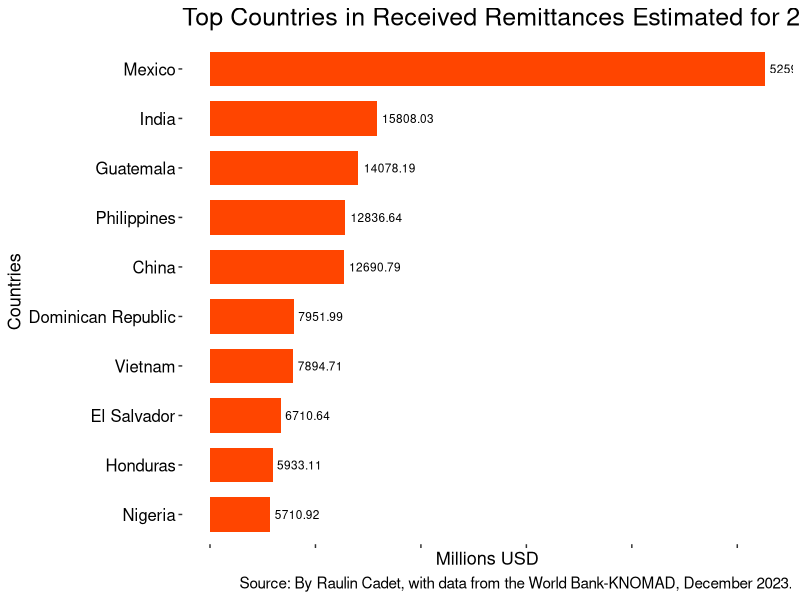

Here is the R script that generated this plot:
library(dplyr)
library(ggplot2)


df_bil<-readxl::read_excel("Remittance/bilateral_remittance_matrix_2021_0.xlsx",range = "A2:HH217")

# selected countries receiving remittances from the USA
df_filus<-df_bil%>%filter(`Remittance-receiving country (across)                                                              -                                                 Remittance-sending country (down)`=="United States")%>%
  t()%>%data.frame()%>%   # transpose the unique row and convert it to a data frame
  slice(2:215)%>%         # remove first and last rows containing the names of USA and World data respectively
  na.exclude()%>%         # remove all rows with NA
  mutate(remit=as.numeric(.),Country=rownames(.))%>%
  arrange(remit)

df_filus$Country<-rownames(df_filus)  # add a colunn with the country names


g2<-df_filus%>%arrange(remit)%>%tail(10)%>%
  ggplot(aes(x=reorder(Country,remit),y=remit))+
  geom_bar(stat='identity',fill='orangered',width = 0.7)+
  geom_text(aes(label = round(remit,2)), hjust = -0.1, size = 3) +  # Add labels
  ggtitle("Top Countries in Received Remittances Estimated for 2023")+xlab('Countries')+ylab("Millions USD")+
  coord_flip()+
  theme_classic()+
  theme(
    axis.line = element_blank(),
    axis.text.x = element_blank(),
    axis.title = element_text(size = 13,color = 'black'),  # Modify axis title font size
    axis.text = element_text(size = 12,color = 'black'),   
    strip.text = element_text(size = 13,color='black'),  # Modify facet title font size
    plot.title = element_text(size = 18,color = 'black')   # Modify plot title font size
  )
g2+labs(caption = "Source: By Raulin Cadet, with data from the World Bank-KNOMAD, December 2023.")+
  theme(plot.caption = element_text(size = 11, color = 'black'))  # to adjust font size

# https://www.oecd-ilibrary.org/sites/4e637bf0-en/index.html?itemId=/content/component/4e637bf0-e
